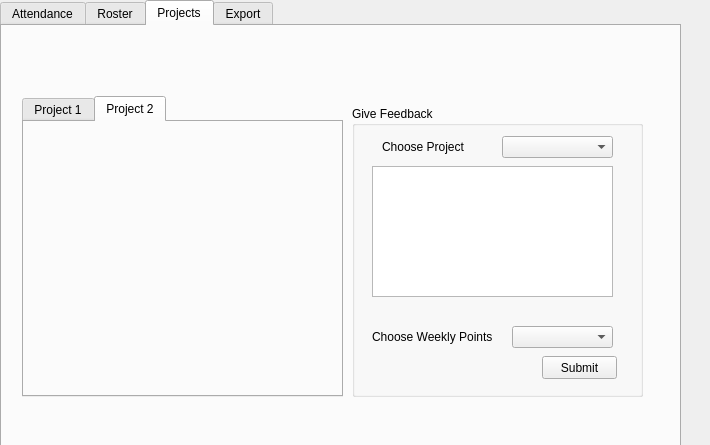
<?xml version="1.0" encoding="UTF-8"?>
<ui version="4.0">
 <class>Form</class>
 <widget class="QWidget" name="Form">
  <property name="geometry">
   <rect>
    <x>0</x>
    <y>0</y>
    <width>710</width>
    <height>445</height>
   </rect>
  </property>
  <property name="windowTitle">
   <string>Form</string>
  </property>
  <widget class="QTabWidget" name="tabWidget">
   <property name="geometry">
    <rect>
     <x>0</x>
     <y>0</y>
     <width>681</width>
     <height>461</height>
    </rect>
   </property>
   <property name="currentIndex">
    <number>2</number>
   </property>
   <widget class="QWidget" name="Attendance">
    <attribute name="title">
     <string>Attendance</string>
    </attribute>
    <widget class="QTableWidget" name="tableWidget">
     <property name="geometry">
      <rect>
       <x>20</x>
       <y>40</y>
       <width>631</width>
       <height>371</height>
      </rect>
     </property>
     <row>
      <property name="text">
       <string>Student1</string>
      </property>
     </row>
     <row>
      <property name="text">
       <string>Student2</string>
      </property>
     </row>
     <column>
      <property name="text">
       <string>Name</string>
      </property>
     </column>
     <column>
      <property name="text">
       <string>Units</string>
      </property>
     </column>
     <column>
      <property name="text">
       <string>Today</string>
      </property>
     </column>
     <column>
      <property name="text">
       <string>Date1</string>
      </property>
     </column>
     <column>
      <property name="text">
       <string>Date2</string>
      </property>
     </column>
     <column>
      <property name="text">
       <string>Total Unexcused</string>
      </property>
     </column>
     <column>
      <property name="text">
       <string>HW1</string>
      </property>
     </column>
     <column>
      <property name="text">
       <string>HW2</string>
      </property>
     </column>
     <column>
      <property name="text">
       <string>Total Grade</string>
      </property>
     </column>
    </widget>
   </widget>
   <widget class="QWidget" name="Roster">
    <attribute name="title">
     <string>Roster</string>
    </attribute>
    <widget class="QTableView" name="tableView">
     <property name="geometry">
      <rect>
       <x>30</x>
       <y>20</y>
       <width>301</width>
       <height>381</height>
      </rect>
     </property>
    </widget>
    <widget class="QToolButton" name="toolButton">
     <property name="geometry">
      <rect>
       <x>380</x>
       <y>130</y>
       <width>121</width>
       <height>51</height>
      </rect>
     </property>
     <property name="text">
      <string>Import From Excel</string>
     </property>
    </widget>
   </widget>
   <widget class="QWidget" name="Projects">
    <attribute name="title">
     <string>Projects</string>
    </attribute>
    <widget class="QTabWidget" name="tabWidget_2">
     <property name="geometry">
      <rect>
       <x>20</x>
       <y>70</y>
       <width>321</width>
       <height>301</height>
      </rect>
     </property>
     <property name="currentIndex">
      <number>1</number>
     </property>
     <widget class="QWidget" name="tab">
      <attribute name="title">
       <string>Project 1</string>
      </attribute>
     </widget>
     <widget class="QWidget" name="tab_2">
      <attribute name="title">
       <string>Project 2</string>
      </attribute>
     </widget>
    </widget>
    <widget class="QTextEdit" name="textEdit">
     <property name="geometry">
      <rect>
       <x>370</x>
       <y>140</y>
       <width>241</width>
       <height>131</height>
      </rect>
     </property>
    </widget>
    <widget class="QComboBox" name="comboBox">
     <property name="geometry">
      <rect>
       <x>500</x>
       <y>110</y>
       <width>111</width>
       <height>22</height>
      </rect>
     </property>
    </widget>
    <widget class="QComboBox" name="comboBox_2">
     <property name="geometry">
      <rect>
       <x>510</x>
       <y>300</y>
       <width>101</width>
       <height>22</height>
      </rect>
     </property>
    </widget>
    <widget class="QLabel" name="label">
     <property name="geometry">
      <rect>
       <x>380</x>
       <y>110</y>
       <width>101</width>
       <height>21</height>
      </rect>
     </property>
     <property name="text">
      <string>Choose Project</string>
     </property>
    </widget>
    <widget class="QLabel" name="label_2">
     <property name="geometry">
      <rect>
       <x>370</x>
       <y>300</y>
       <width>121</width>
       <height>21</height>
      </rect>
     </property>
     <property name="text">
      <string>Choose Weekly Points</string>
     </property>
    </widget>
    <widget class="QPushButton" name="pushButton">
     <property name="geometry">
      <rect>
       <x>540</x>
       <y>330</y>
       <width>75</width>
       <height>23</height>
      </rect>
     </property>
     <property name="text">
      <string>Submit</string>
     </property>
    </widget>
    <widget class="QGroupBox" name="groupBox">
     <property name="geometry">
      <rect>
       <x>350</x>
       <y>80</y>
       <width>291</width>
       <height>291</height>
      </rect>
     </property>
     <property name="title">
      <string>Give Feedback</string>
     </property>
    </widget>
    <zorder>groupBox</zorder>
    <zorder>tabWidget_2</zorder>
    <zorder>textEdit</zorder>
    <zorder>comboBox</zorder>
    <zorder>comboBox_2</zorder>
    <zorder>label</zorder>
    <zorder>label_2</zorder>
    <zorder>pushButton</zorder>
   </widget>
   <widget class="QWidget" name="Export">
    <attribute name="title">
     <string>Export</string>
    </attribute>
    <widget class="QPushButton" name="exportbutton">
     <property name="geometry">
      <rect>
       <x>130</x>
       <y>100</y>
       <width>131</width>
       <height>51</height>
      </rect>
     </property>
     <property name="text">
      <string>Export As Excel</string>
     </property>
    </widget>
   </widget>
  </widget>
 </widget>
 <resources/>
 <connections/>
</ui>
